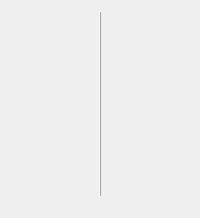
      <widget class="QWidget" name="horizontalLayoutWidget">
       <layout class="QHBoxLayout" name="previreHLayout">
        <item>
         <widget class="QLabel" name="imagePreviewLabel">
          <property name="sizePolicy">
           <sizepolicy hsizetype="Fixed" vsizetype="Fixed">
            <horstretch>0</horstretch>
            <verstretch>0</verstretch>
           </sizepolicy>
          </property>
          <property name="minimumSize">
           <size>
            <width>0</width>
            <height>196</height>
           </size>
          </property>
          <property name="maximumSize">
           <size>
            <width>280</width>
            <height>196</height>
           </size>
          </property>
          <property name="baseSize">
           <size>
            <width>256</width>
            <height>256</height>
           </size>
          </property>
          <property name="text">
           <string/>
          </property>
          <property name="pixmap">
           <pixmap resource="icons.qrc">:/icons/ui/picture.png</pixmap>
          </property>
          <property name="scaledContents">
           <bool>false</bool>
          </property>
          <property name="alignment">
           <set>Qt::AlignCenter</set>
          </property>
         </widget>
        </item>
        <item>
         <widget class="Line" name="previewLine">
          <property name="minimumSize">
           <size>
            <width>0</width>
            <height>0</height>
           </size>
          </property>
          <property name="styleSheet">
           <string notr="true">margin-bottom:10px;</string>
          </property>
          <property name="frameShadow">
           <enum>QFrame::Raised</enum>
          </property>
          <property name="lineWidth">
           <number>1</number>
          </property>
          <property name="orientation">
           <enum>Qt::Vertical</enum>
          </property>
         </widget>
        </item>
        <item>
         <widget class="QLabel" name="imageOutputPreviewLabel">
          <property name="sizePolicy">
           <sizepolicy hsizetype="Fixed" vsizetype="Fixed">
            <horstretch>0</horstretch>
            <verstretch>0</verstretch>
           </sizepolicy>
          </property>
          <property name="minimumSize">
           <size>
            <width>0</width>
            <height>196</height>
           </size>
          </property>
          <property name="maximumSize">
           <size>
            <width>280</width>
            <height>196</height>
           </size>
          </property>
          <property name="baseSize">
           <size>
            <width>256</width>
            <height>256</height>
           </size>
          </property>
          <property name="text">
           <string/>
          </property>
          <property name="pixmap">
           <pixmap resource="icons.qrc">:/icons/ui/picture.png</pixmap>
          </property>
          <property name="scaledContents">
           <bool>false</bool>
          </property>
          <property name="alignment">
           <set>Qt::AlignCenter</set>
          </property>
         </widget>
        </item>
       </layout>
      </widget>
